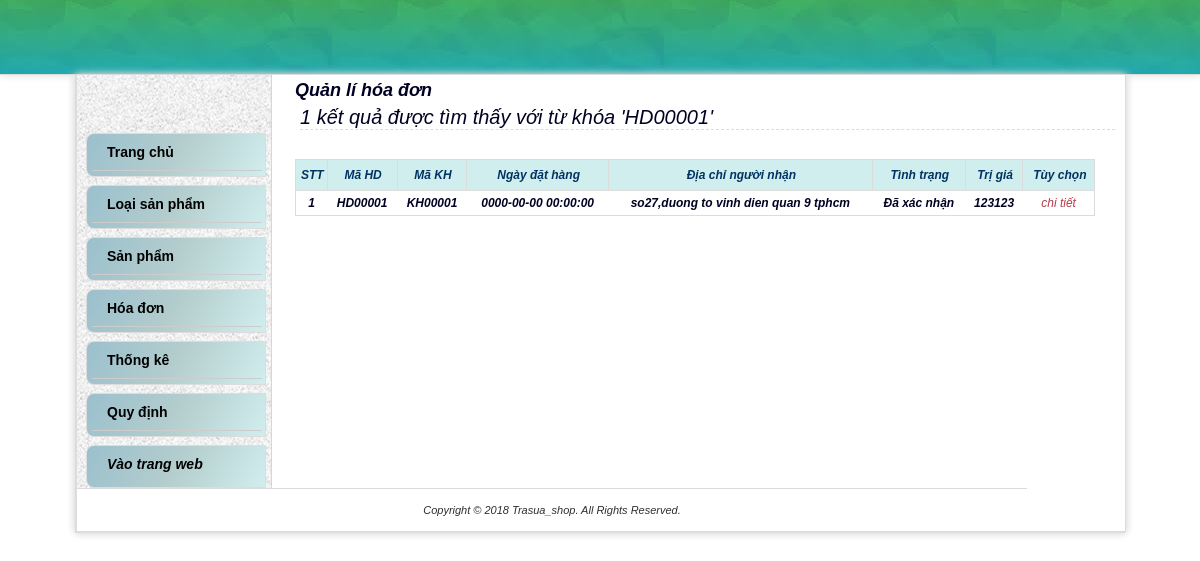
Screenshot of /SourceCode/Front_end/Web/admin/timkiemHoaDon.php?keyword=HD00001 with the database file from the repository.
### tables this page shows
CREATE TABLE `hoadon` (
  `MaHD` varchar(7) NOT NULL,
  `MaKH` varchar(7) NOT NULL,
  `NgayDatHang` datetime DEFAULT NULL,
  `DiaChiNguoiNhan` varchar(80) DEFAULT NULL,
  `TinhTrang` varchar(20) DEFAULT NULL,
  `TriGia` int(11) DEFAULT NULL
);

### SourceCode/Front_end/Web/admin/model/hoadon.php (called while the page is built, shortened)
<?php
    function search_hoadon($search) {
        $conn = connect();
        $sql1 = "select * from hoadon where maHD like '%".$search."%' or MaKH like '%".$search."%'or NGAYDATHANG like '%".$search."%' or DIACHINGUOINHAN like '%".$search."%' or TINHTRANG like '%".$search."%' or TRIGIA like '%".$search."%'";
        $result = mysqli_query($conn,$sql1) or die('<p>Không thể thực thi câu truy vấn.</p>');
        return $result;
    }
?>

### SourceCode/Front_end/Web/admin/timkiemHoaDon.php (the view, shortened to what this page needs)
<!DOCTYPE html>
<html>
<head>
        <c:set var="root" value="${pageContext.request.contextPath}"/>
        <link href="css/mos-style.css" rel='stylesheet'type='text/css' />
</head>
<body>
    <?php include "parts/header.php"?>
    <div id="wrapper">
        <?php include "parts/menu.php"?>
        <div id="rightContent">
        <h2>Quản lí hóa đơn</h2>
        <?php require_once(__DIR__."\model\hoadon.php");?>
        <?php $keyword= $_GET['keyword'];
             $list_hoadon = search_hoadon($keyword) ;
             $search = isset($keyword)?$keyword:'';
        $num = mysqli_num_rows(search_hoadon($search));
        if ($num>0) { ?>
            <h3><?php echo $num ?> kết quả được tìm thấy với từ khóa '<?php echo $keyword ?>'</h3><br>
            <table class='data' id = 'hoadonTables'>
             <tr class='data'>
                <th class='data' width='30px'>STT</th>
                <th class='data'id = "masp">Mã HD</th>
                <th class="data">Mã KH</th>
                <th class="data">Ngày đặt hàng</th>
                <th class="data">Địa chỉ người nhận</th>
                <th class="data">Tình trạng</th>
                <th class="data">Trị giá</th>
                <th class="data">Tùy chọn</th>
            </tr>
                <?php $i=0 ; ?>
                <?php while ($hoadon= mysqli_fetch_array($list_hoadon)){ ?>
                    <tr >
                        <?php $i= $i +1; ?>
                        <td ><h4 ><?php echo $i; ?></h4></td>
                        <td ><h4 ><?php echo $hoadon['MaHD']; ?></h4></td>
                        <td ><h4 ><?php echo $hoadon['MaKH'] ?></h4></td>
                        <td ><h4 ><?php echo $hoadon['NgayDatHang'] ?></h4></td>
                        <td ><h4 ><?php echo $hoadon['DiaChiNguoiNhan'] ?></h4></td>
                        <td ><h4 ><?php echo $hoadon['TinhTrang'] ?></h4></td>
                        <td ><h4 ><?php echo $hoadon['TriGia'] ?></h4></td>
                        <td>
                            <a href="ChiTietHoaDon.php?MaHD=<?php echo $hoadon['MaHD']; ?>">chi tiết</a>
                        </td>
                    </tr>
                <?php } ?>
            </table>
            <?php }
            else {?>
                   <h3>Không tìm thấy bất kì sản phẩm nào với từ khóa '<?php echo $keyword ?>'</h3>
            <?PHP } ?>
        </div>
        <?php include "parts/footer.php"?>
        </div>
    </body>
</html>

### SourceCode/Front_end/Web/admin/css/mos-style.css (style rules this page uses)
body { background: url(../images/latar.jpg); margin: 0; padding: 0; font-family: Arial; font-size: 12px; color: #2e2e2e; text-align: center; }
a { color: #527e19; text-decoration: none; }
table { border:none;font-size: 12px; }
td { border:none; padding: 5px; }
table.data { border: 1px solid #dcdcdc; margin: 10px 0px 20px 0px; width: 97%; border-collapse: collapse;font-size: 12px; text-align: center; }
th.data { padding: 8px 4px 8px 4px;border: 1.5px solid #dcdcdc; background-color:#D1EEEE ;text-shadow: 1px 0px #003362;color:#0000; }
tr.data { background: #fff }
#wrapper { width: 1050px; padding: 0px 0 0 0; position: relative; border-left: 1px solid #dcdcdc; border-right: 1px solid #dcdcdc; border-bottom: 1px solid #dcdcdc; float: center; margin: auto; text-align: center; background: #fff url(../img/bg_kiri.png) repeat-y; -moz-box-shadow: 0px 0px 8px #dcdcdc; -webkit-box-shadow: 0px 0px 8px #dcdcdc; }
#rightContent { width: 835px; padding: 5px; float: right; border-left: 0px solid #dcdcdc; text-align: left; color: #000022; }
#rightContent h3 { font-size: 20px; font-weight: normal; padding: 0; margin: 5px; border-bottom: 1px dashed #dcdcdc; }

### SourceCode/Front_end/Web/admin/parts/menu.php (style rules this page uses)
* { margin: 0; padding: 0; -webkit-box-sizing: border-box; -moz-box-sizing: border-box; box-sizing: border-box; }
a { color: #b63b4d; text-decoration: none; }

### rows the page displays
hoadon: MaHD "HD00001", MaKH "KH00001", NgayDatHang "0000-00-00 00:00:00", DiaChiNguoiNhan "so27,duong to vinh dien quan 9 tphcm", TinhTrang "Đã xác nhận", TriGia "123123"

### other values shown
$num "1"
$keyword "HD00001"
